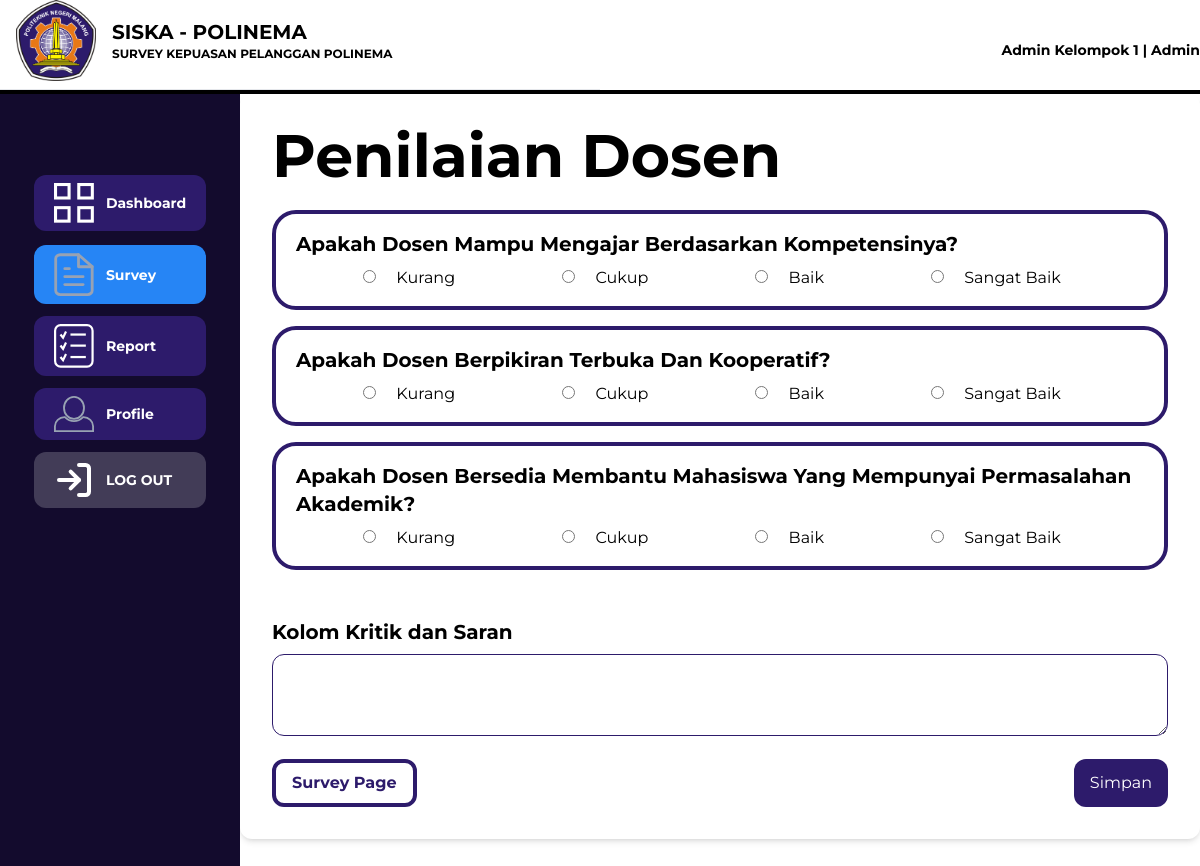
Screenshot of /mahasiswa/penilaianDosen_Mahasiswa.php (signed in) with the database file from the repository.
### tables this page shows
CREATE TABLE `m_survey_soal` (
  `id_soal` int(11) NOT NULL,
  `id_survey` int(11) DEFAULT NULL,
  `id_kategori` int(11) DEFAULT NULL,
  `no_urut` int(11) DEFAULT NULL,
  `soal_jenis` enum('pilihan') DEFAULT NULL,
  `soal_nama` varchar(500) DEFAULT NULL
);

### mahasiswa/penilaianDosen_Mahasiswa.php (the view, shortened to what this page needs)
<?php
$servername = "localhost";
$username_db = "root";
$password_db = "";
$database = "projekakhir";
$conn = new mysqli($servername, $username_db, $password_db, $database);
$sql = "SELECT s.id_soal, s.id_survey id_survey, k.kategori_nama, k.id_kategori id_kategori, soal_nama FROM m_survey_soal s LEFT JOIN m_kategori k ON s.id_kategori = k.id_kategori WHERE s.id_kategori = 2 && s.id_survey = 1;";
$result = $conn->query($sql);
?>
<!DOCTYPE html>
<html lang="en">
<script src="https://cdn.tailwindcss.com"></script>
<body>
    <div class="grid grid-cols-2">
        <div class="left relative">
            <div class="flex items-center gap-4 mb-2 ps-4">
                <img src="../aset/lambang-polinema1.png" class="w-20" />
                <div>
                    <h1 class="font-bold text-xl">SISKA - POLINEMA</h1>
                    <p class="text-xs font-bold">SURVEY KEPUASAN PELANGGAN POLINEMA</p>
                </div>
            </div>
        </div>
        <div class="text-sm text-end mt-10">
            <h1><b><?=$_SESSION['nama']?> | <?=$_SESSION['user_type']?></b></h1>
        </div>
        <hr />
    </div>
    <hr class="border-2 border-black" />
    <div class="grid grid-cols-5 h-screen">
        <div class="left bg-[#130B2d] py-20 relative">
            <ul class="grid grid-rows-3 gap-3 text-center text-sm items-center justify-center">
                <li class="px-5 py-2 bg-[#2D1B6B] font-bold text-white rounded-xl">
                    <a class="flex items-center gap-3" href="dashboardMahasiswa.php"><img src="../aset/dashSym.svg" class="w-10" /><span>Dashboard</span></a>
                </li>
                <li class="px-5 py-2 bg-[#2685F5] font-bold text-white rounded-xl">
                    <a class="flex items-center gap-3" href="surveyMahasiswa.php"><img src="../aset/surveySym.svg" class="w-10" /><span>Survey</span></a>
                </li>
                <li class="px-5 py-2 bg-[#2D1B6B] font-bold text-white rounded-xl">
                    <a class="flex items-center gap-3" href="reportMahasiswa.php"><img src="../aset/ReportSym.svg" class="w-10" /><span>Report</span></a>
                </li>
                <li class="px-5 py-2 bg-[#2D1B6B] font-bold text-white rounded-xl">
                    <a class="flex items-center gap-3" href="profileMahasiswa.php"><img src="../aset/profileSym.svg" class="w-10" /><span>Profile</span></a>
                </li>
                <li class="px-5 py-2 bg-[#423C57] font-bold text-white rounded-xl">
                    <a class="flex items-center gap-3" href="../logout.php"><img src="../aset/Logout.svg" class="w-10" /><span>LOG OUT</span></a>
                </li>
            </ul>
        </div>
        <div class="col-span-4">
        <main class="col-span-4">
        <div class="bg-white p-8 rounded-xl shadow-md">
        <h1 class="text-6xl font-bold mb-6">Penilaian Dosen</h1>
        <form action = "submitProses_Mahasiswa.php" method= "post">
            <div class="grid gap-4 col-span-4">
                <?php
                if ($result->num_rows > 0) {
                    while($row = $result->fetch_assoc()) {
                      ?>
                <div class="border rounded-3xl px-5 py-4 border-[#2D1B6B] border-4 w-full">
                    <h2 class="text-xl font-bold mb-2"><?=$row['soal_nama']?></h2>
                    <div class="flex justify-evenly gap-6 w-full">
                    <div>
                        <input type="radio" id="<?=$row['id_kategori'].'1'?>" name="<?=$row['id_soal']?>" value="kurang"  />
                        <label for="<?=$row['id_kategori'].'1'?>" class=" text-black py-2 px-4 rounded-xl">Kurang</label>
                    </div>
                    <div>
                        <input type="radio" id="<?=$row['id_kategori'].'2'?>" name="<?=$row['id_soal']?>" value="cukup" />
                        <label for="<?=$row['id_kategori'].'2'?>" class=" text-black py-2 px-4 rounded-xl">Cukup</label>
                    </div>
                    <div>
                        <input type="radio" id="<?=$row['id_kategori'].'3'?>" name="<?=$row['id_soal']?>" value="baik" />
                        <label for="<?=$row['id_kategori'].'3'?>" class=" text-black py-2 px-4 rounded-xl">Baik</label>
                    </div>
                    <div>
                        <input type="radio" id="<?=$row['id_kategori'].'4'?>" name="<?=$row['id_soal']?>" value="sangat baik" />
                        <label for="<?=$row['id_kategori'].'4'?>" class=" text-black py-2 px-4 rounded-xl">Sangat Baik</label>
                    </div>
                    </div>
                </div>
                <?php
                    }
                  } else {
                    echo "0 results";
                  }
                ?>
            <div class="mt-8">
                <h2 class="text-xl font-bold mb-2">Kolom Kritik dan Saran</h2>
                <textarea class="w-full p-4 rounded-xl border border-[#2D1B6B]" name="saran"></textarea>
            </div>
            <div>
            <div class="flex justify-between w-full">
            <button class="bg-white text-[#2D1B6B] border-[#2D1B6B] py-2 px-4 rounded-xl border-[#2D1B6B] border-4" type="back"><a href="surveyMahasiswa.php"><b>Survey Page</b></a></button>
            <button class="end-content bg-[#2D1B6B] text-white py-2 px-4 rounded-xl" type="submit">Simpan</button>
            </div>
            </div>
        </form>
    </div>
</main>
        </div>
    </div>
</body>
</html>

### mahasiswa/penilaianDosen_Mahasiswa.php (style rules this page uses)
body { font-family: "Montserrat"; font-style: normal; font-weight: 400; }

### rows the page displays
m_survey_soal: soal_nama "Apakah Dosen Mampu Mengajar Berdasarkan Kompetensinya?"
m_survey_soal: soal_nama "Apakah Dosen Berpikiran Terbuka Dan Kooperatif?"
m_survey_soal: soal_nama "Apakah Dosen Bersedia Membantu Mahasiswa Yang Mempunyai Permasalahan Akademik?"

### other values shown
$_SESSION['nama'] "Admin Kelompok 1"
$_SESSION['user_type'] "Admin"
